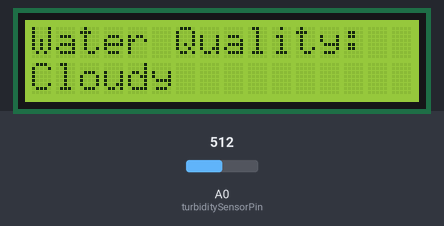
Recording of a sketch running on a simulated Arduino Uno, built with avr-gcc and run on an emulated ATmega328P. On the bench: 16×2 character LCD. The test bench sets the inputs (shaded band); at power-on: A0 (turbiditySensorPin) = 512. What the sketch prints to the serial monitor is not drawn.

Above: at 3.2 s.
3.3 s: A0 (turbiditySensorPin) set to 691
5.3 s: A0 (turbiditySensorPin) set to 707
At 7.4 s:
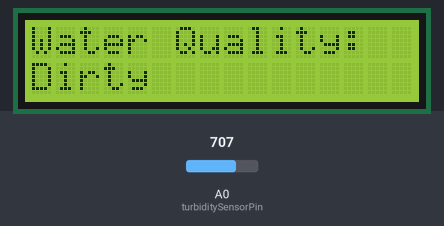
7.7 s: A0 (turbiditySensorPin) set to 290
At 9.4 s:
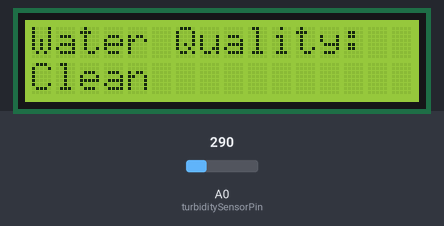
9.7 s: A0 (turbiditySensorPin) set to 310
At 11.4 s:
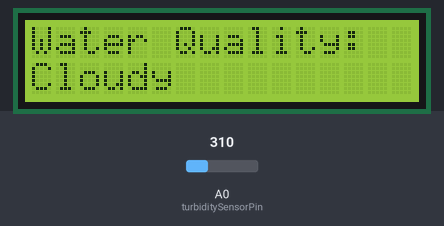
11.8 s: A0 (turbiditySensorPin) set to 122
At 13.5 s:
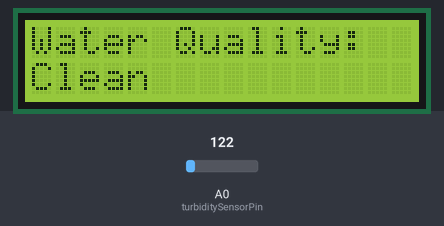
Timing chart, 0 to 14.8 s (numbered marks = the images above; inputs shaded):
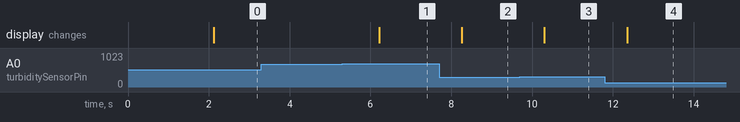

Measured:
- the behaviour switches between 699 and 700 on A0 (turbiditySensorPin) (found by bisection; images 0 and 1)
- the behaviour switches between 299 and 300 on A0 (turbiditySensorPin) (found by bisection; images 2 and 3)
- after the input at 3.3 s, every drawn part: stays the same
- after the input at 5.3 s, the display: changes after 0.91 s (image 1)
- after the input at 7.7 s, the display: changes after 0.56 s (image 2)
- after the input at 9.7 s, the display: changes after 0.61 s (image 3)
- after the input at 11.8 s, the display: changes after 0.55 s (image 4)

The sketch:

turbidity_sensor_Code.ino
```cpp
//Ahmed Mohamed Hassan Mohamed
//Abdiaziz Nor Ali
//Yahye Omar Osman
#include <Wire.h>
#include <LiquidCrystal_I2C.h>
// Initialize the LCD, set the I2C address
LiquidCrystal_I2C lcd(0x27, 16, 2); // Change the address to 0x3F if your LCD has a different I2C address

// Pin definitions
const int turbiditySensorPin = A0;

// Turbidity thresholds (these values might need calibration according to your specific sensor)
const int cleanThreshold = 300;  // Example threshold for clean water
const int cloudyThreshold = 700; // Example threshold for cloudy water

void setup() {
  // Initialize the LCD with 16 columns and 2 rows
  lcd.begin(16, 2);
  lcd.backlight();

  // Initialize the serial monitor for debugging
  Serial.begin(9600);

  // Print initial message to the LCD
  lcd.setCursor(0, 0);
  lcd.print("Turbidity Sensor");
  lcd.setCursor(0, 1);
  lcd.print("Initializing...");
  delay(2000);

  lcd.clear();
}

void loop() {
  // Read the turbidity sensor value
  int sensorValue = analogRead(turbiditySensorPin);

  // Print the sensor value to the serial monitor
  Serial.print("Turbidity Sensor Value: ");
  Serial.println(sensorValue);

  // Determine the water quality based on the sensor value
  String waterQuality;

  if (sensorValue < cleanThreshold) {
    waterQuality = "Clean";
  } else if (sensorValue < cloudyThreshold) {
    waterQuality = "Cloudy";
  } else {
    waterQuality = "Dirty";
  }

  // Display the water quality on the LCD
  lcd.clear();
  lcd.setCursor(0, 0);
  lcd.print("Water Quality:");
  lcd.setCursor(0, 1);
  lcd.print(waterQuality);

  // Wait for a short period before the next reading
  delay(1000);
}
```
